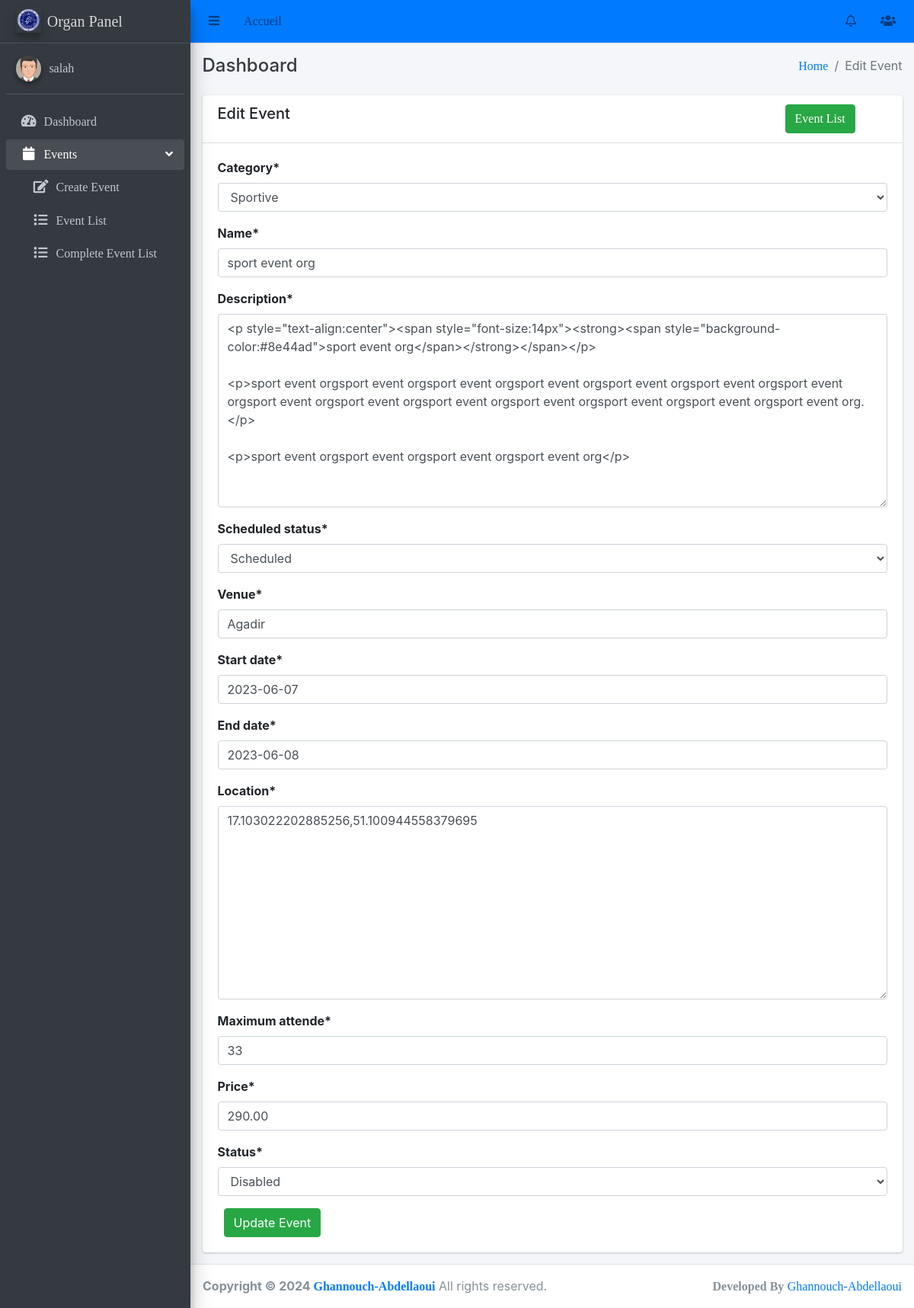
/organ/event/3/edit/ (signed in), run on the app's committed database.
### events/models.py (models this page shows, shortened)
class Event(models.Model):
    category = models.ForeignKey(EventCategory, on_delete=models.CASCADE)
    name = models.CharField(max_length=255, unique=True)
    description = RichTextUploadingField()
    job_category = models.ForeignKey(JobCategory, on_delete=models.CASCADE)
    select_scheduled_status = (
        ('yet to scheduled', 'Yet to Scheduled'),
        ('scheduled', 'Scheduled')
    )
    scheduled_status = models.CharField(max_length=25, choices=select_scheduled_status)
    venue = models.CharField(max_length=255)
    start_date = models.DateField()
    end_date = models.DateField()
    location = LocationField()
    maximum_attende = models.PositiveIntegerField()
    created_user = models.ForeignKey('auth.User', on_delete=models.CASCADE, null=True, blank=True, related_name='event_created_user')
    updated_user = models.ForeignKey('auth.User', on_delete=models.CASCADE, blank=True, null=True, related_name='event_updated_user')
    created_date = models.DateField(auto_now_add=True)
    updated_date = models.DateField(auto_now_add=True)
    last_updated = models.DateTimeField(auto_now=True)
    status_choice = (
        ('disabled', 'Disabled'),
        ('active', 'Active'),
        ('deleted', 'Deleted'),
        ('time out', 'Time Out'),
        ('completed', 'Completed'),
        ('cancel', 'Cancel'),
    )
    status = models.CharField(choices=status_choice, max_length=10)
    price = models.DecimalField(max_digits=8, decimal_places=2,null=True)
    ticket = models.OneToOneField(Ticket, on_delete=models.CASCADE, null=True,  blank=True)

class EventCategory(models.Model):
    name = models.CharField(max_length=255, unique=True)
    code = models.CharField(max_length=6, unique=True)
    created_user = models.ForeignKey('auth.User', on_delete=models.CASCADE, related_name='created_user')
    updated_user = models.ForeignKey('auth.User', on_delete=models.CASCADE, related_name='updated_user')
    created_date = models.DateField(auto_now_add=True)
    updated_date = models.DateField(auto_now_add=True)
    status_choice = (
        ('active', 'Active'),
        ('deleted', 'Deleted'),
        ('blocked', 'Blocked'),
    )
    status = models.CharField(choices=status_choice, max_length=10)
    def __str__(self):
        return self.name

### organ/views.py (the view)
# urls.py: path('event/<int:pk>/edit/', EventUpdateView.as_view(), name='event-edit'),
class EventUpdateView(LoginRequiredMixin, UpdateView):
    login_url = 'login'
    model = Event
    form_class = EventUpdateForm
    template_name = 'organ/edit_event.html'
    success_url = reverse_lazy('organ:event-list')

### organ/forms.py
class EventUpdateForm(forms.ModelForm):
    status_choices = [
        ('disabled', 'Disabled'),
    ]
    status = forms.ChoiceField(choices=status_choices, widget=forms.Select(attrs={'class': 'form-control'}))
    class Meta:
        model = Event
        fields = ['category', 'name', 'description', 'scheduled_status', 'venue', 'start_date', 'end_date', 'location', 'maximum_attende', 'price', 'status']

### main/templates/organ/edit_event.html (shortened to what this page needs)
{% extends 'base/base_organ.html' %}
{% block breadcrumb %}Edit Event{% endblock breadcrumb %}
{% load crispy_forms_tags %}
{% block extrahead %}
    <link href='https://api.mapbox.com/mapbox-gl-js/v1.11.0/mapbox-gl.css' rel='stylesheet' />
    {% load mapbox_location_field_tags %}
{% endblock extrahead %}
{% block content %}
    <div class="row">
        <div class="col-md-12">
            <div class="card">
                <div class="card-header">
                    <div class="row">
                        <div class="col-md-10">
                            <h5>Edit Event</h5>
                        </div>
                        <div class="col-md-2">
                            <a class="btn btn-success" href="{% url 'organ:event-list' %}">Event List</a>
                        </div>
                    </div>
                </div>
                <div class="card-body">
                    <form method="post" enctype="multipart/form-data">
                        {{ form|crispy  }}
                        <button class="btn btn-success ml-2" type="submit">Update Event</button>
                    </form>
                </div>
            </div>
        </div>
    </div>
{% endblock content %}

### main/templates/base/sidebar_organ.html (shortened to what this page needs)
{% load static %}
<aside class="main-sidebar sidebar-dark-primary elevation-4">
    <a href="#" class="brand-link">
      <img src="{% static 'img/logo.png' %}" alt="Logo" class="brand-image elevation-3"
           style="opacity: .8">
          <span class="brand-text font-weight-light">Organ Panel</span>
    </a>
    <div class="sidebar">
      <div class="user-panel mt-3 pb-3 mb-3 d-flex">
        <div class="image">
          <img src="{% static 'img/avatar5.png' %}" class="img-circle elevation-2" alt="User Image">
        </div>
        <div class="info">
          <a href="{% url 'useracc:Yourprofile' %}" class="d-block">{{request.user}}</a>
        </div>
      </div>
      <nav class="mt-2">
        <ul class="nav nav-pills nav-sidebar flex-column" data-widget="treeview" role="menu" data-accordion="false">
          <li class="nav-item">
            <a href="{% url 'dashboard_organ' %}" class="nav-link">
              <i class="nav-icon fas fa-tachometer-alt"></i>
              <p>
                Dashboard
              </p>
            </a>
          </li>
          <li class="nav-item has-treeview menu-open">
            <a href="#" class="nav-link">
              <i class="nav-icon fas fa-calendar"></i>
              <p>
                Events
                <i class="right fas fa-angle-left"></i>
              </p>
            </a>
            <ul class="nav nav-treeview">
              <li class="nav-item ml-3">
                <a href="{% url 'organ:event-create' %}" class="nav-link">
                  <i class="far fa fa-edit nav-icon"></i>
                  <p>Create Event</p>
                </a>
              </li>
              <li class="nav-item ml-3">
                <a href="{% url 'organ:event-list' %}" class="nav-link">
                  <i class="far fa fa-list nav-icon"></i>
                  <p>Event List</p>
                </a>
              </li>
              <li class="nav-item ml-3">
                <a href="{% url 'organ:complete-event' %}" class="nav-link">
                  <i class="far fa fa-list nav-icon"></i>
                  <p>Complete Event List</p>
                </a>
              </li>
            </ul>
          </li>
        </ul>
      </nav>
    </div>
  </aside>

### data on the page
Event: category "Sportive", description "<p style=\"text-align:center\"><span style=\"font-size:14px\"><strong><span style=\"background-color:#8e44ad\">sport event org</span></strong></span></p> <p>sport event orgsport event orgsport event orgsport event orgsport event orgsport event orgsport event orgsport event orgsport event orgsport event orgsport event orgsport event orgsport event orgsport event org.</p> <p>sport event orgsport event orgsport event orgsport event org</p>", scheduled_status "Scheduled", venue "Agadir", start_date "2023-06-07", end_date "2023-06-08", location "17.103022202885256,51.100944558379695", maximum_attende "33", price "290.00", status "Disabled"
EventCategory: name "sport event org"

### other printed values
{{ request.user }} "salah"
